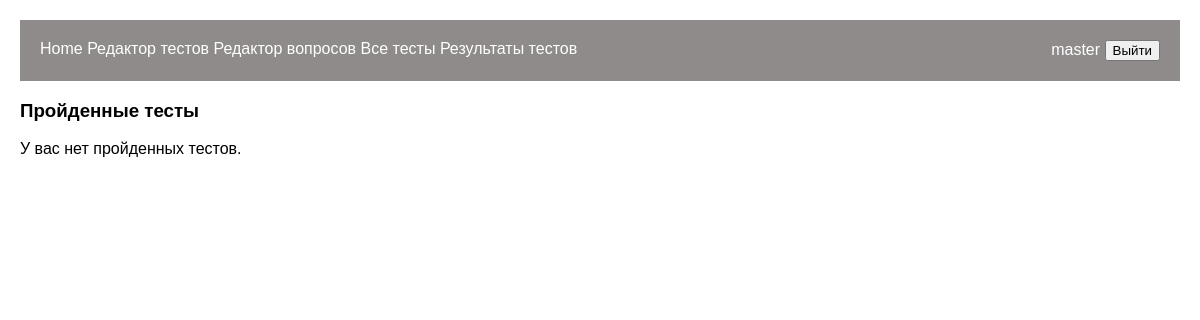
The page /tests/my_tests/ (signed in) on the database as committed earlier.
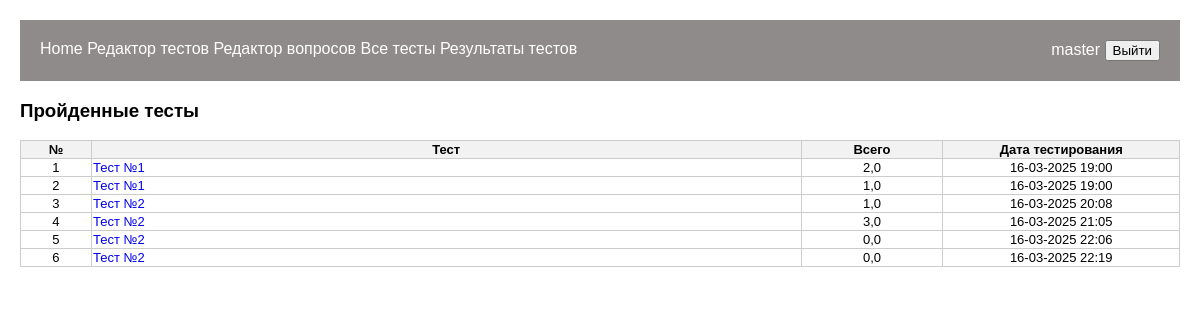
The same page on the database as committed later.
### tests/models.py (models this page shows, shortened)
class StudentResponse(models.Model):
    student = models.ForeignKey(User, on_delete=models.CASCADE, verbose_name='Учащийся')
    test = models.ForeignKey(Test, on_delete=models.CASCADE, verbose_name='Тест')
    answers = models.JSONField(verbose_name='Ответы')  # Ответы как JSON
    score = models.FloatField(null=True, blank=True, verbose_name='Набрано')
    time_answer = models.DateTimeField(default=datetime.datetime.now(), verbose_name='Создано')
    right_answer = models.JSONField(verbose_name='Правильный ответ')
    def __str__(self):
        return f"{self.student.username} - {self.test.title}"

class Test(models.Model):
    title = models.CharField(max_length=200, verbose_name='Название')
    questions = models.ManyToManyField(Question, verbose_name='Вопросы')
    created_by = models.ForeignKey(User, on_delete=models.CASCADE, verbose_name='Автор')
    time_create_test = models.DateTimeField(default=datetime.datetime.now(), verbose_name='Создано')
    klass_destination = models.CharField(default='7', max_length=2, choices=CLASSES, verbose_name='Класс')
    repeated_answer = models.BooleanField(default=False, verbose_name='Разрешена отправка')
    only_one_answer = models.BooleanField(default=True, verbose_name='Многократность ответов')
    tmp = models.BooleanField(default=True, verbose_name='Без заданий (временный тест)')

### tests/views.py (the view)
# urls.py: path('my_tests/', user_test_results, name='my_tests'),
@login_required
def user_test_results(request):
    if request.user.is_authenticated:
        if request.user.is_superuser:
            results = StudentResponse.objects.all().distinct()
            print(set(results))
            return render(request, 'tests/my_tests.html', {'results': set(results)})
        else:
            results = StudentResponse.objects.filter(student_id=request.user.id)
            return render(request, 'tests/my_tests.html', {'results': results})
    else:
        return redirect('login')

### tests/templates/tests/my_tests.html (shortened to what this page needs)
{% extends 'tests/base.html' %}
{% block content %}
{% if user.is_superuser %}
    <h3>Пройденные тесты</h3>
{% else %}
    <h3>Мои пройденные тесты</h3>
{% endif %}
{% if results %}
<table id="table_total">
    <thead>
        <tr>
            <th style="width: 3%">№</th>
            <th style="width: 30%;">Тест</th>
            <th style="width: 6%">Всего</th>
            <th style="width: 10%">Дата тестирования</th>
        </tr>
    </thead>
    {% for result in results %}
    <tr>
        <td align="center">
            {{ forloop.counter }}
        </td>
        <td>
            {% if user.is_superuser  %}
                <a href="{% url 'test_students_results' result.test_id %}">{{ result.test.title }}</a>
            {% else %}
                {{ result.test.title }}
            {% endif %}
        </td>
        <td align="center">
            {{ result.score }}
        </td>
        <td align="center">
            {{ result.time_answer|date:"d-m-Y H:i" }}
        </td>
    </tr>
    {% endfor %}
</table>
{% else %}
    <p>У вас нет пройденных тестов.</p>
{% endif %}
{% endblock %}

Rows that differ between the two databases and show on the page:
added StudentResponse: test "Тест №1", score "2,0", time_answer "16-03-2025 19:00"
added StudentResponse: test "Тест №1", score "1,0", time_answer "16-03-2025 19:00"
added StudentResponse: test "Тест №2", score "1,0", time_answer "16-03-2025 20:08"
added StudentResponse: test "Тест №2", score "3,0", time_answer "16-03-2025 21:05"
added StudentResponse: test "Тест №2", score "0,0", time_answer "16-03-2025 22:06"
added StudentResponse: test "Тест №2", score "0,0", time_answer "16-03-2025 22:19"
Other text that changed with them:
text no longer shown: "У вас нет пройденных тестов."
text now shown: "№ Тест Всего Дата тестирования"
